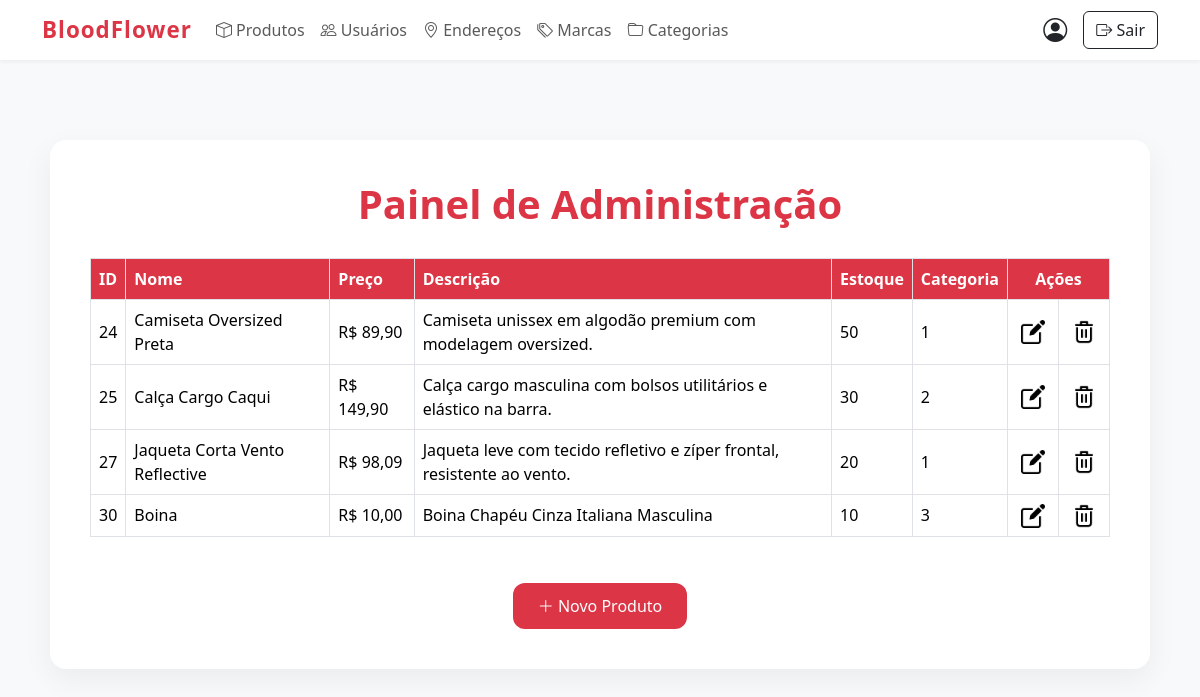
The app's page /inicioADM.php (signed in), older data.
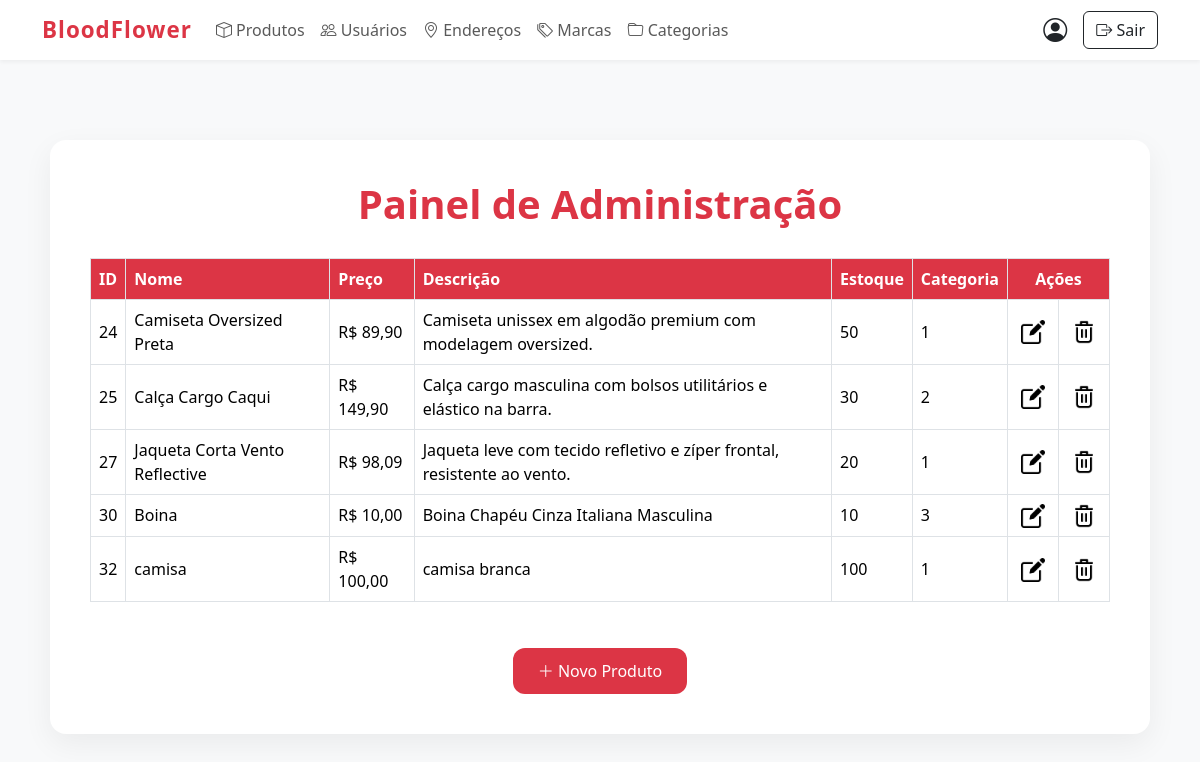
The same page, newer data.
### tables this page shows
CREATE TABLE IF NOT EXISTS `produtos` (
  `id` int NOT NULL AUTO_INCREMENT,
  `nome` varchar(100) NOT NULL,
  `descricao` text,
  `preco` decimal(10,2) NOT NULL,
  `preco_desconto` decimal(10,2) DEFAULT NULL,
  `estoque` int DEFAULT '0',
  `categoria_id` int DEFAULT NULL,
  `marca_id` int DEFAULT NULL,
  `imagem` varchar(255) DEFAULT NULL,
  PRIMARY KEY (`id`),
  KEY `fk_produtos_categoria` (`categoria_id`),
  KEY `fk_produtos_marca` (`marca_id`)
);

### inicioADM.php (the view, shortened to what this page needs)
<?php
include("conexao.php");
?>
<!DOCTYPE html>
<html lang="pt-br">
<head>
    <link href="https://cdn.jsdelivr.net/npm/bootstrap@5.3.3/dist/css/bootstrap.min.css" rel="stylesheet">
    <link href="https://cdn.jsdelivr.net/npm/bootstrap-icons@1.10.5/font/bootstrap-icons.css" rel="stylesheet">
</head>
<body>
<nav class="navbar navbar-expand-lg">
    <div class="container">
        <a class="navbar-brand" href="admin.php">BloodFlower</a>
        <div class="collapse navbar-collapse" id="navbarNavAdmin">
            <ul class="navbar-nav me-auto mb-2 mb-lg-0">
                <li class="nav-item">
                    <a class="nav-link" href="admin.php"><i class="bi bi-box"></i> Produtos</a>
                </li>
                <li class="nav-item">
                    <a class="nav-link" href="usuarios.php"><i class="bi bi-people"></i> Usuários</a>
                </li>
                <li class="nav-item">
                    <a class="nav-link" href="enderecos.php"><i class="bi bi-geo-alt"></i> Endereços</a>
                </li>
                <li class="nav-item">
                    <a class="nav-link" href="marcas.php"><i class="bi bi-tags"></i> Marcas</a>
                </li>
                <li class="nav-item">
                    <a class="nav-link" href="categorias.php"><i class="bi bi-folder"></i> Categorias</a>
                </li>
            </ul>
            <div class="d-flex align-items-center gap-3">
                <?php if (!isset($_SESSION['email'])) { ?>
                    <a href="entrar.php" class="btn btn-outline-dark btn-sm">Entrar</a>
                <?php } else { ?>
                    <a href="perfil.php" class="text-dark" title="Meu Perfil">
                        <i class="bi bi-person-circle fs-4"></i>
                    </a>
                <?php } ?>
                <a href="logoff.php" class="btn btn-outline-dark">
                    <i class="bi bi-box-arrow-right"></i> Sair
                </a>
            </div>
        </div>
    </div>
</nav>
<div class="container-admin">
    <h1>Painel de Administração</h1>
    <div class="table-responsive">
        <?php
        $sql  = "SELECT * FROM produtos";
        $result = mysqli_query($conn, $sql);
        if (mysqli_num_rows($result) > 0) {
            echo "<table class='table table-bordered align-middle'>";
            echo "<thead><tr>";
            echo "<th>ID</th>";
            echo "<th>Nome</th>";
            echo "<th>Preço</th>";
            echo "<th>Descrição</th>";
            echo "<th>Estoque</th>";
            echo "<th>Categoria</th>";
            echo "<th colspan='2' class='text-center'>Ações</th>";
            echo "</tr></thead><tbody>";
            while ($row = mysqli_fetch_assoc($result)) {
                echo "<tr>";
                echo "<td>" . $row["id"] . "</td>";
                echo "<td>" . $row["nome"] . "</td>";
                echo "<td>R$ " . number_format($row["preco"], 2, ',', '.') . "</td>";
                echo "<td>" . $row["descricao"] . "</td>";
                echo "<td>" . $row["estoque"] . "</td>";
                echo "<td>" . $row["categoria_id"] . "</td>";
                echo "<td class='text-center actions'>
                        <a href='formEditProduto.php?id_produto=" . $row['id'] . "'>
                            <img src='imagens/editar2.png' alt='Editar'>
                        </a>
                      </td>";
                echo "<td class='text-center actions'>
                        <a href='excluirProduto.php?id=" . $row['id'] . "' onclick='return confirm(\"Tem certeza que deseja excluir este produto?\")'>
                            <img src='imagens/lixo.png' alt='Excluir'>
                        </a>
                      </td>";
                echo "</tr>";
            }
            echo "</tbody></table>";
        } else {
            echo "<p class='no-produtos'>Nenhum produto cadastrado.</p>";
        }
        ?>
    </div>
    <div class="btn-actions">
        <a href="cadProduto.html" class="btn btn-admin"><i class="bi bi-plus-lg"></i> Novo Produto</a>
    </div>
</div>
</body>
</html>

Row changes from the older to the newer data that the page shows:
added produtos: id "32", nome "camisa", preco "100,00", descricao "camisa branca", estoque "100", categoria "1"
